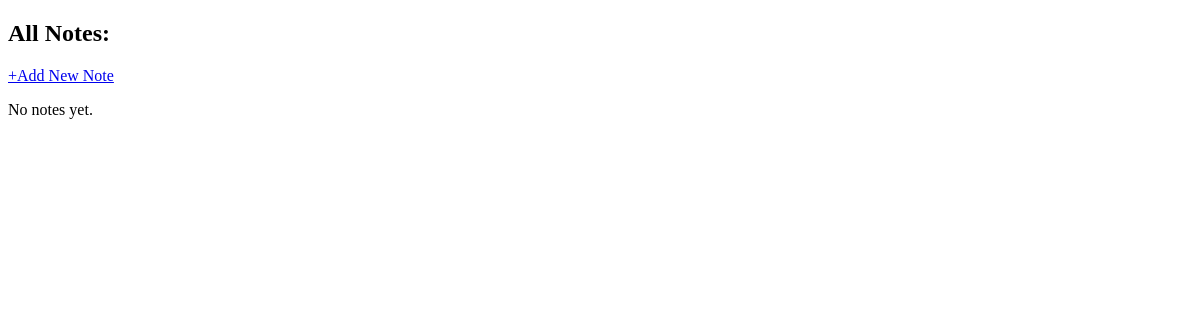
Page /notes/ on the earlier database version.
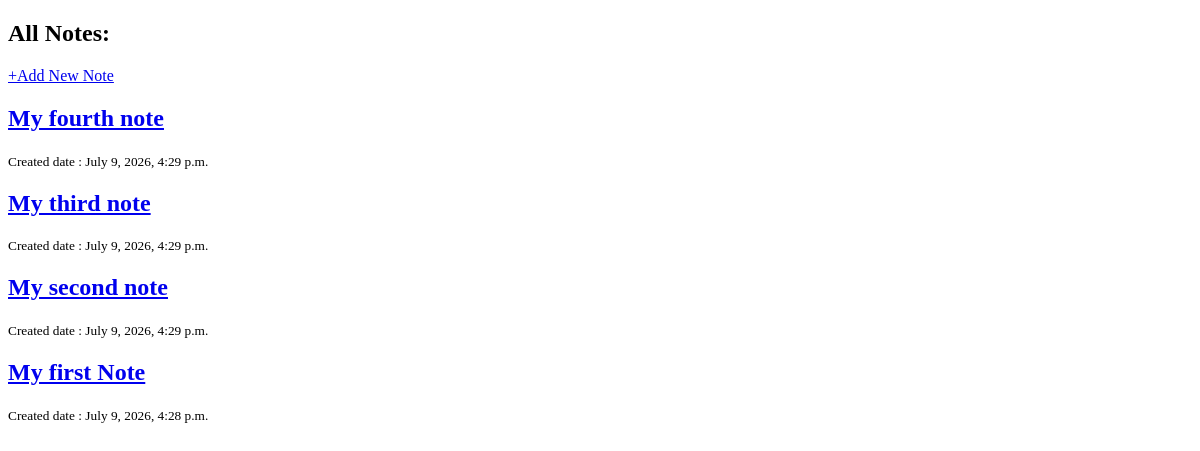
Same page on the later database version.
### notes/models.py (models this page shows, shortened)
class Note(models.Model):
    title = models.CharField(max_length=50)
    content = models.TextField()
    created_at = models.DateTimeField(auto_now_add=True)

### notes/views.py (the view)
# urls.py: path('', views.notes_list, name='notes_list'),
def notes_list(request):
    notes = Note.objects.all().order_by('-created_at')
    context = {
        "notes": notes
    }
    return render(request, 'notes/notes_list.html', context)

### notes/templates/notes/notes_list.html (shortened to what this page needs)
<!DOCTYPE html>
<html lang="en">
<head>
</head>
<body>
    <h2>All Notes: </h2>
    <a href="{% url 'add_note' %}">+Add New Note</a>
    {% for note in notes %}
        <h2>
            <a href="{% url 'note_detail' note.id %}">
                {{ note.title }}
            </a>
        </h2>
        <small>Created date : {{ note.created_at }}</small>
    {% empty %}
        <p>No notes yet.</p>
    {% endfor %}
</body>
</html>

Differences in the rows shown:
added Note: title "My fourth note", created_at "July 9, 2026, 4:29 p.m."
added Note: title "My third note", created_at "July 9, 2026, 4:29 p.m."
added Note: title "My second note", created_at "July 9, 2026, 4:29 p.m."
added Note: title "My first Note", created_at "July 9, 2026, 4:28 p.m."
Other differences:
text no longer shown: "No notes yet."
